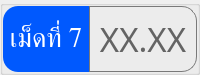
                     <widget class="QGroupBox" name="thickness_val_group_7">
                      <property name="minimumSize">
                       <size>
                        <width>0</width>
                        <height>0</height>
                       </size>
                      </property>
                      <property name="maximumSize">
                       <size>
                        <width>16777215</width>
                        <height>60</height>
                       </size>
                      </property>
                      <property name="styleSheet">
                       <string notr="true">color: rgb(255, 255, 255);</string>
                      </property>
                      <layout class="QHBoxLayout" name="horizontalLayout_25">
                       <property name="spacing">
                        <number>0</number>
                       </property>
                       <property name="leftMargin">
                        <number>0</number>
                       </property>
                       <property name="topMargin">
                        <number>0</number>
                       </property>
                       <property name="rightMargin">
                        <number>0</number>
                       </property>
                       <property name="bottomMargin">
                        <number>0</number>
                       </property>
                       <item>
                        <widget class="QLabel" name="thickness_val_title_7">
                         <property name="minimumSize">
                          <size>
                           <width>80</width>
                           <height>0</height>
                          </size>
                         </property>
                         <property name="maximumSize">
                          <size>
                           <width>110</width>
                           <height>16777215</height>
                          </size>
                         </property>
                         <property name="font">
                          <font>
                           <family>Kanit</family>
                           <pointsize>20</pointsize>
                           <italic>false</italic>
                           <bold>false</bold>
                           <underline>false</underline>
                           <strikeout>false</strikeout>
                          </font>
                         </property>
                         <property name="styleSheet">
                          <string notr="true">background-color: #0059fe;
border-top-left-radius: 15px;
border-bottom-left-radius: 15px;</string>
                         </property>
                         <property name="text">
                          <string>เม็ดที่ 7</string>
                         </property>
                         <property name="alignment">
                          <set>Qt::AlignmentFlag::AlignCenter</set>
                         </property>
                        </widget>
                       </item>
                       <item>
                        <widget class="QFrame" name="thickness_val_frame_7">
                         <property name="minimumSize">
                          <size>
                           <width>0</width>
                           <height>0</height>
                          </size>
                         </property>
                         <property name="styleSheet">
                          <string notr="true">border: solid;
border-width: 1px;
border-color: rgb(121, 121, 121);
border-top-right-radius: 15px;
border-bottom-right-radius: 15px;</string>
                         </property>
                         <property name="frameShape">
                          <enum>QFrame::Shape::StyledPanel</enum>
                         </property>
                         <property name="frameShadow">
                          <enum>QFrame::Shadow::Raised</enum>
                         </property>
                         <layout class="QHBoxLayout" name="horizontalLayout_26">
                          <item>
                           <widget class="QPushButton" name="thickness_val_7">
                            <property name="font">
                             <font>
                              <family>Kanit</family>
                              <pointsize>25</pointsize>
                             </font>
                            </property>
                            <property name="styleSheet">
                             <string notr="true">border: none;
color: rgb(100, 100, 100);</string>
                            </property>
                            <property name="text">
                             <string>XX.XX</string>
                            </property>
                           </widget>
                          </item>
                         </layout>
                        </widget>
                       </item>
                      </layout>
                     </widget>
